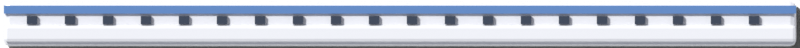
#> input picture data/props/airliner_flank.png, 800 x 48 px, given in place of v2-composite.png, which was not available
$ python mw2_terminal_v2.py
#> lines starting #> are read from the running program, lines starting #| are printed output that depends on the picture; after the words box and inside, x2 and y2 are one past the last pixel; in counts of white or black regions, pixels touching at a corner belong together
### tools/mw2_build_lib.py
#!/usr/bin/env python3
"""Shared build pipeline for the MW2 v2 map rebuilds.

Generalizes tools/mw2_afghan_v2.py — the pipeline that shipped the accepted
Afghan rebuild — so the other five maps are a per-map SPEC plus a carve list,
not five divergent clones. Every stage carries a lesson that was paid for:

  * masks, not polygons: measured raster masks are the source of truth
    (polygon encodings retrace their faces and no fill rule reconstructs
    them);
  * chokepoints are ENFORCED on the raster, not trusted from the plan
    (hand-tuning geometry to fix one sliver created a bigger one);
  * collision DISCS are fitted to the masks, and for any structure that
    wears a prop sprite, to the SPRITE's silhouette — owner: "the object is
    the collision mask"; rects only where carve-stone is the intended look;
  * verification runs on the SHIPPED raster — the exact shapes the engine
    rasterizes, forced-floor rules included — never on the plan;
  * a stranded pocket after fitting is sealed as rock, not hand-chased.

A map builder does:
    from mw2_build_lib import *
    spec = MapSpec(name=..., w=..., h=..., ...)
    wall = load_masks(spec, ["ring", "structures"])
    ... carves / corridors ...
    wall = enforce_chokes(wall, spec, CHOKES)
    discs = fit_terrain(wall_minus_structs, spec)
    ship_verify(spec, discs, RECT_STRUCTS, DISC_STRUCTS, landmarks)
    emit(spec, discs, RECT_STRUCTS, DISC_STRUCTS, out_path)
"""
import sys
from dataclasses import dataclass, field

import numpy as np
from PIL import Image, ImageDraw
from scipy import ndimage

PLAYER = 13


@dataclass
class MapSpec:
    name: str
    w: int
    h: int
    flag_ring: int = 70
    capture_clear: int = 210     # open-row scan span; forced columns per
    carve_clear: int = -1        # carve_clear semantics (-1 = no columns).
    spawn_w: int = 80
    spawn_h: int = 96
    red_home: tuple = (0, 0)
    blue_home: tuple = (0, 0)
    center: tuple = None
    mask_dir: str = ""
    # fairness: if the walk ratio is short, replace this home with the
    # plan-sanctioned fallback position (a single lever, not a search).
    nudge_home: str = "blue"
    nudge_to: tuple = None

    def __post_init__(self):
        if self.center is None:
            self.center = (self.w // 2, self.h // 2)


def load_masks(spec, names):
    wall = np.zeros((spec.h, spec.w), bool)
    for name in names:
        m = np.array(Image.open(
            f"{spec.mask_dir}/{name}.png").convert("L")) > 128
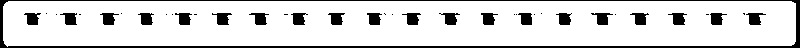
#> m: shape (48, 800) bool; 85.5% white; 38 black regions (17 under 20 px), largest, box (x1, y1, x2, y2) and area: (0, 0, 800, 48) 2748, (591, 13, 613, 25) 146, (212, 13, 232, 25) 145
#> (the run stopped early here; a loop or call above may not have finished)

$ run again, on data/props/c130_engine.png
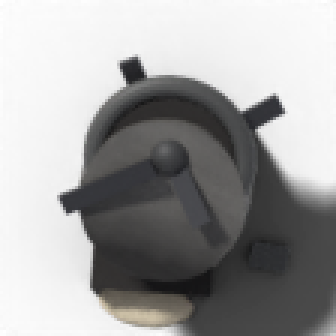
#> input picture data/props/c130_engine.png, 112 x 112 px, given in place of v2-composite.png, which was not available (shown 3 times larger)
#> in load_masks, `m = np.array(Image.open( f"{spec.mask_dir}/{name}.png").convert("L")) ..`:
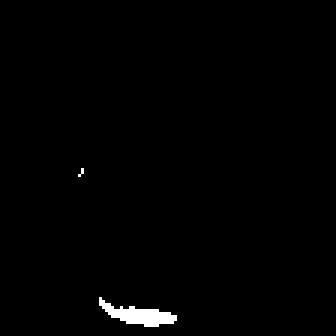
#> m: shape (112, 112) bool (shown 3 times larger); 0.94% white; 2 white regions (1 under 20 px), largest, box (x1, y1, x2, y2) and area: (33, 99, 59, 109) 115
